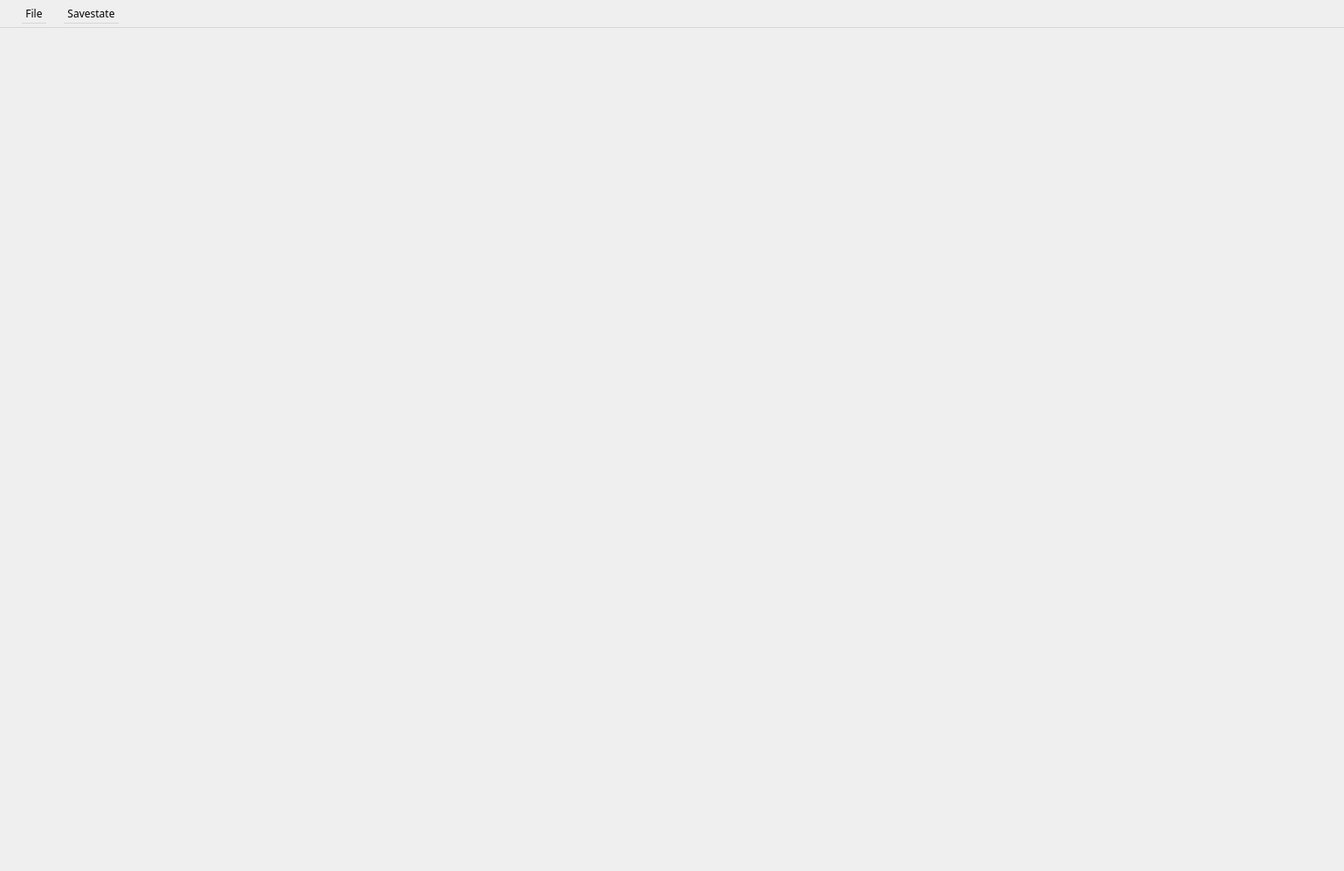
<?xml version="1.0" encoding="UTF-8"?>
<ui version="4.0">
 <class>KoboFrotzWindow</class>
 <widget class="QMainWindow" name="KoboFrotzWindow">
  <property name="geometry">
   <rect>
    <x>0</x>
    <y>0</y>
    <width>1540</width>
    <height>998</height>
   </rect>
  </property>
  <property name="windowTitle">
   <string>MainWindow</string>
  </property>
  <widget class="QWidget" name="centralwidget">
   <layout class="QVBoxLayout" name="verticalLayout">
    <item>
     <widget class="KoboFrotzView" name="frotzView" native="true">
      <property name="sizePolicy">
       <sizepolicy hsizetype="Preferred" vsizetype="Expanding">
        <horstretch>0</horstretch>
        <verstretch>0</verstretch>
       </sizepolicy>
      </property>
      <property name="font">
       <font>
        <family>DejaVu Sans Mono</family>
       </font>
      </property>
     </widget>
    </item>
    <item>
     <widget class="QScreenKeyboard" name="widget_2" native="true">
      <property name="sizePolicy">
       <sizepolicy hsizetype="Preferred" vsizetype="Preferred">
        <horstretch>0</horstretch>
        <verstretch>0</verstretch>
       </sizepolicy>
      </property>
     </widget>
    </item>
   </layout>
  </widget>
  <widget class="QMenuBar" name="menubar">
   <property name="geometry">
    <rect>
     <x>0</x>
     <y>0</y>
     <width>1540</width>
     <height>32</height>
    </rect>
   </property>
   <property name="styleSheet">
    <string notr="true">padding: 5px; spacing: 20px; font-family: u001</string>
   </property>
   <widget class="QMenu" name="menuFile">
    <property name="title">
     <string>File</string>
    </property>
    <addaction name="actionStart"/>
    <addaction name="actionSettings"/>
    <addaction name="actionHelp"/>
    <addaction name="actionExit"/>
   </widget>
   <widget class="QMenu" name="menuSavestate">
    <property name="title">
     <string>Savestate</string>
    </property>
    <widget class="QMenu" name="menuQuicksave">
     <property name="title">
      <string>Quicksave</string>
     </property>
     <addaction name="actionSaveSlot1"/>
     <addaction name="actionSaveSlot2"/>
     <addaction name="actionSaveSlot3"/>
     <addaction name="actionSaveSlot4"/>
     <addaction name="actionSaveSlot5"/>
     <addaction name="actionSaveSlot6"/>
     <addaction name="actionSaveSlot7"/>
     <addaction name="actionSaveSlot8"/>
     <addaction name="actionSaveSlot9"/>
    </widget>
    <widget class="QMenu" name="menuQuickrestore">
     <property name="title">
      <string>Quickrestore</string>
     </property>
     <addaction name="actionRestoreSlot1"/>
     <addaction name="actionRestoreSlot2"/>
     <addaction name="actionRestoreSlot3"/>
     <addaction name="actionRestoreSlot4"/>
     <addaction name="actionRestoreSlot5"/>
     <addaction name="actionRestoreSlot6"/>
     <addaction name="actionRestoreSlot7"/>
     <addaction name="actionRestoreSlot8"/>
     <addaction name="actionRestoreSlot9"/>
    </widget>
    <addaction name="actionSave"/>
    <addaction name="menuQuicksave"/>
    <addaction name="actionRestore"/>
    <addaction name="menuQuickrestore"/>
   </widget>
   <addaction name="menuFile"/>
   <addaction name="menuSavestate"/>
  </widget>
  <action name="actionExit">
   <property name="text">
    <string>Exit</string>
   </property>
  </action>
  <action name="actionStart">
   <property name="text">
    <string>Open</string>
   </property>
  </action>
  <action name="actionSave">
   <property name="enabled">
    <bool>false</bool>
   </property>
   <property name="text">
    <string>Save</string>
   </property>
  </action>
  <action name="actionRestore">
   <property name="enabled">
    <bool>false</bool>
   </property>
   <property name="text">
    <string>Restore</string>
   </property>
  </action>
  <action name="actionSaveSlot1">
   <property name="enabled">
    <bool>false</bool>
   </property>
   <property name="text">
    <string>Slot 1</string>
   </property>
  </action>
  <action name="actionSaveSlot2">
   <property name="enabled">
    <bool>false</bool>
   </property>
   <property name="text">
    <string>Slot 2</string>
   </property>
  </action>
  <action name="actionSaveSlot3">
   <property name="enabled">
    <bool>false</bool>
   </property>
   <property name="text">
    <string>Slot 3</string>
   </property>
  </action>
  <action name="actionSaveSlot4">
   <property name="enabled">
    <bool>false</bool>
   </property>
   <property name="text">
    <string>Slot 4</string>
   </property>
  </action>
  <action name="actionSaveSlot5">
   <property name="enabled">
    <bool>false</bool>
   </property>
   <property name="text">
    <string>Slot 5</string>
   </property>
  </action>
  <action name="actionSaveSlot6">
   <property name="enabled">
    <bool>false</bool>
   </property>
   <property name="text">
    <string>Slot 6</string>
   </property>
  </action>
  <action name="actionSaveSlot7">
   <property name="enabled">
    <bool>false</bool>
   </property>
   <property name="text">
    <string>Slot 7</string>
   </property>
  </action>
  <action name="actionSaveSlot8">
   <property name="enabled">
    <bool>false</bool>
   </property>
   <property name="text">
    <string>Slot 8</string>
   </property>
  </action>
  <action name="actionSaveSlot9">
   <property name="enabled">
    <bool>false</bool>
   </property>
   <property name="text">
    <string>Slot 9</string>
   </property>
  </action>
  <action name="actionRestoreSlot1">
   <property name="enabled">
    <bool>false</bool>
   </property>
   <property name="text">
    <string>Slot 1</string>
   </property>
  </action>
  <action name="actionRestoreSlot2">
   <property name="enabled">
    <bool>false</bool>
   </property>
   <property name="text">
    <string>Slot 2</string>
   </property>
  </action>
  <action name="actionRestoreSlot3">
   <property name="enabled">
    <bool>false</bool>
   </property>
   <property name="text">
    <string>Slot 3</string>
   </property>
  </action>
  <action name="actionRestoreSlot4">
   <property name="enabled">
    <bool>false</bool>
   </property>
   <property name="text">
    <string>Slot 4</string>
   </property>
  </action>
  <action name="actionRestoreSlot5">
   <property name="enabled">
    <bool>false</bool>
   </property>
   <property name="text">
    <string>Slot 5</string>
   </property>
  </action>
  <action name="actionRestoreSlot6">
   <property name="enabled">
    <bool>false</bool>
   </property>
   <property name="text">
    <string>Slot 6</string>
   </property>
  </action>
  <action name="actionRestoreSlot7">
   <property name="enabled">
    <bool>false</bool>
   </property>
   <property name="text">
    <string>Slot 7</string>
   </property>
  </action>
  <action name="actionRestoreSlot8">
   <property name="enabled">
    <bool>false</bool>
   </property>
   <property name="text">
    <string>Slot 8</string>
   </property>
  </action>
  <action name="actionRestoreSlot9">
   <property name="enabled">
    <bool>false</bool>
   </property>
   <property name="text">
    <string>Slot 9</string>
   </property>
  </action>
  <action name="actionHelp">
   <property name="enabled">
    <bool>false</bool>
   </property>
   <property name="text">
    <string>Help</string>
   </property>
  </action>
  <action name="actionSettings">
   <property name="text">
    <string>Settings</string>
   </property>
  </action>
 </widget>
 <customwidgets>
  <customwidget>
   <class>QScreenKeyboard</class>
   <extends>QWidget</extends>
   <header>qscreenkeyboard.h</header>
   <container>1</container>
  </customwidget>
  <customwidget>
   <class>KoboFrotzView</class>
   <extends>QWidget</extends>
   <header>kobofrotzview.h</header>
   <container>1</container>
   <slots>
    <signal>gameStart()</signal>
    <signal>gameQuit()</signal>
    <slot>start()</slot>
   </slots>
  </customwidget>
 </customwidgets>
 <resources/>
 <connections>
  <connection>
   <sender>actionStart</sender>
   <signal>triggered()</signal>
   <receiver>frotzView</receiver>
   <slot>start()</slot>
   <hints>
    <hint type="sourcelabel">
     <x>-1</x>
     <y>-1</y>
    </hint>
    <hint type="destinationlabel">
     <x>769</x>
     <y>492</y>
    </hint>
   </hints>
  </connection>
 </connections>
</ui>
